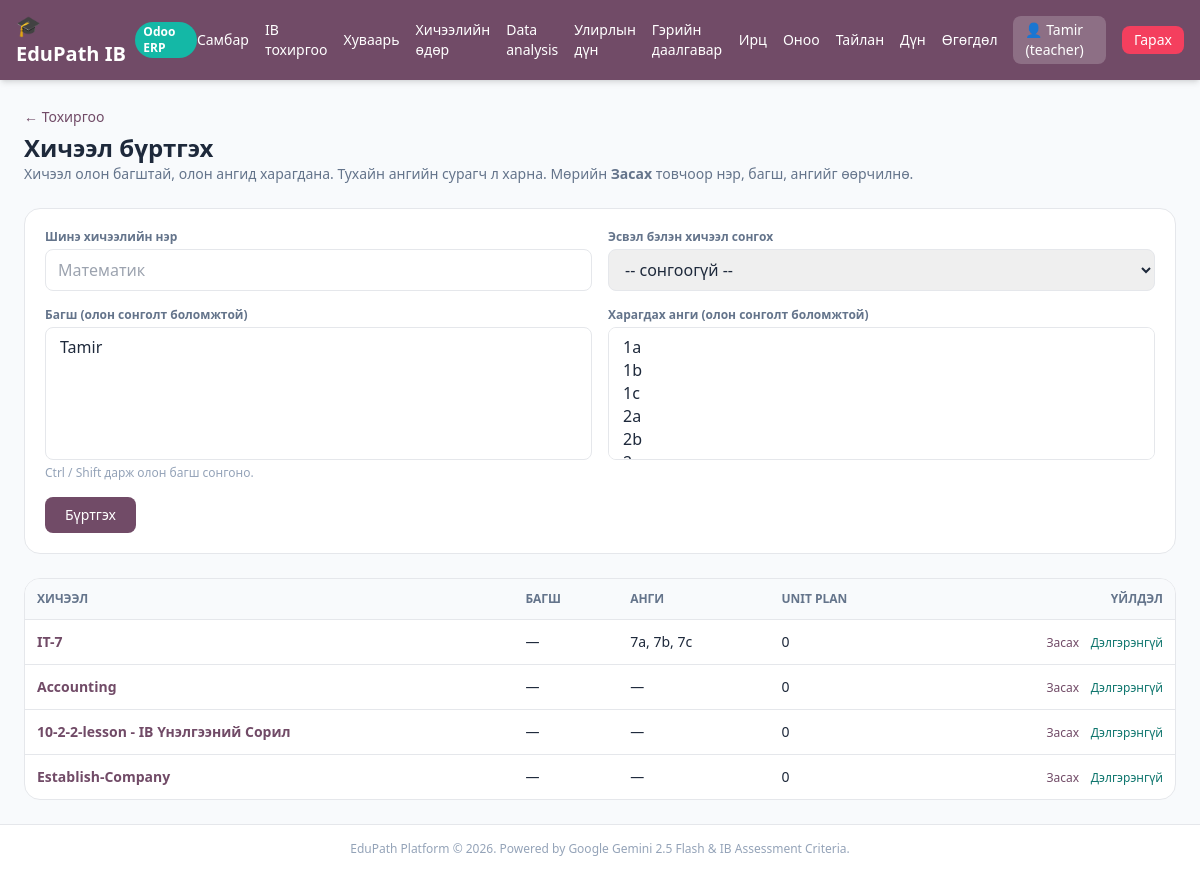
Screenshot of /teacher/setup/lessons (signed in) with the database file from the repository.
### tables this page shows
CREATE TABLE users (
        id INTEGER PRIMARY KEY AUTOINCREMENT,
        username TEXT UNIQUE,
        password TEXT,
        role TEXT,
        gemini_api_key TEXT
    , deepseek_api_key TEXT, grade TEXT, name TEXT, surname TEXT, student_code TEXT, email TEXT, gender TEXT, phone TEXT, instagram TEXT, photo_path TEXT);

CREATE TABLE lessons (
        id INTEGER PRIMARY KEY AUTOINCREMENT,
        title TEXT,
        filename TEXT,
        teacher_id INTEGER
    );

### app.py (the view)
@app.get("/teacher/setup/lessons", response_class=HTMLResponse)
def teacher_lessons_page(request: Request, user: dict = Depends(get_current_user),
                         db: sqlite3.Connection = Depends(get_db)):
    if not user or user["role"] != "teacher":
        return RedirectResponse("/login")
    rows = []
    for lesson in db.execute("SELECT * FROM lessons ORDER BY id DESC").fetchall():
        item = dict(lesson)
        item["teachers"] = [dict(r) for r in db.execute(
            """SELECT u.id, u.name, u.username FROM lesson_teachers lt
               JOIN users u ON u.id = lt.teacher_id WHERE lt.lesson_id = ? ORDER BY u.id""",
            (lesson["id"],),
        ).fetchall()]
        item["grades"] = [r[0] for r in db.execute(
            """SELECT g.name FROM lesson_grades lg JOIN grades g ON g.id = lg.grade_id
               WHERE lg.lesson_id = ? ORDER BY g.level, g.section""",
            (lesson["id"],),
        ).fetchall()]
        item["grade_ids"] = [r[0] for r in db.execute(
            "SELECT grade_id FROM lesson_grades WHERE lesson_id = ?", (lesson["id"],)
        ).fetchall()]
        item["teacher_ids"] = [r[0] for r in db.execute(
            "SELECT teacher_id FROM lesson_teachers WHERE lesson_id = ?", (lesson["id"],)
        ).fetchall()]
        item["unit_plans"] = db.execute(
            "SELECT COUNT(*) FROM ib_unit_plans WHERE lesson_id = ?", (lesson["id"],)
        ).fetchone()[0]
        rows.append(item)
    return templates.TemplateResponse(
        request=request, name="teacher_lessons.html",
        context={
            "user": user, "lessons": rows,
            "teachers": [dict(r) for r in db.execute(
                "SELECT id, name, username FROM users WHERE role = 'teacher' ORDER BY id"
            ).fetchall()],
            "grades": _all_grades(db),
        },
    )

### templates/teacher_lessons.html (shortened to what this page needs)
{% extends "base.html" %}
{% block content %}
<div class="space-y-6">
  <div>
    <a href="/teacher/setup" class="text-sm text-[#714B67] hover:underline">&larr; Тохиргоо</a>
    <h1 class="text-2xl font-black mt-1">Хичээл бүртгэх</h1>
    <p class="text-sm text-slate-500">Хичээл олон багштай, олон ангид харагдана. Тухайн ангийн сурагч л харна. Мөрийн <b>Засах</b> товчоор нэр, багш, ангийг өөрчилнө.</p>
  </div>
  <form method="POST" action="/teacher/setup/lessons" class="bg-white p-5 rounded-2xl border space-y-4">
    <div class="grid md:grid-cols-2 gap-4">
      <div>
        <label class="block text-xs font-semibold text-slate-500 mb-1">Шинэ хичээлийн нэр</label>
        <input name="title" placeholder="Математик" class="w-full px-3 py-2 border rounded-lg">
      </div>
      <div>
        <label class="block text-xs font-semibold text-slate-500 mb-1">Эсвэл бэлэн хичээл сонгох</label>
        <select name="lesson_id" class="w-full px-3 py-2 border rounded-lg">
          <option value="0">-- сонгоогүй --</option>
        </select>
      </div>
    </div>
    <div class="grid md:grid-cols-2 gap-4">
      <div>
        <label class="block text-xs font-semibold text-slate-500 mb-1">Багш (олон сонголт боломжтой)</label>
        <select name="teacher_ids" multiple size="5" class="w-full px-3 py-2 border rounded-lg">
          {% for t in teachers %}<option value="{{ t.id }}">{{ t.name or t.username }}</option>{% endfor %}
        </select>
        <p class="text-xs text-slate-400 mt-1">Ctrl / Shift дарж олон багш сонгоно.</p>
      </div>
      <div>
        <label class="block text-xs font-semibold text-slate-500 mb-1">Харагдах анги (олон сонголт боломжтой)</label>
        <select name="grade_ids" multiple size="5" class="w-full px-3 py-2 border rounded-lg">
          {% for g in grades %}<option value="{{ g.id }}">{{ g.name }}</option>{% endfor %}
        </select>
      </div>
    </div>
    <button class="bg-[#714B67] text-white px-5 py-2 rounded-lg text-sm">Бүртгэх</button>
  </form>
  <div class="bg-white rounded-2xl border overflow-x-auto">
    <table class="w-full text-sm">
      <thead class="bg-slate-50 text-slate-500 text-xs uppercase">
        <tr><th class="p-3 text-left">Хичээл</th><th class="p-3 text-left">Багш</th><th class="p-3 text-left">Анги</th><th class="p-3 text-left">Unit plan</th><th class="p-3 text-right">Үйлдэл</th></tr>
      </thead>
      <tbody>
        {% for l in lessons %}
        <tr class="border-t">
          <td class="p-3 font-bold">
            <a href="/teacher/setup/lessons/{{ l.id }}" class="inline-view-only text-[#714B67] hover:underline">{{ l.title }}</a>
          </td>
          <td class="p-3">
            <span class="inline-view-only">{{ l.teachers | map(attribute='name') | select('string') | join(', ') or '—' }}</span>
          </td>
          <td class="p-3">
            <span class="inline-view-only">{{ l.grades | join(', ') or '—' }}</span>
          </td>
          <td class="p-3">{{ l.unit_plans }}</td>
          <td class="p-3 text-right whitespace-nowrap">
            <span class="inline-view-only">
              <button type="button" onclick="editRow(this)" class="text-[#714B67] hover:underline text-xs">Засах</button>
              <a href="/teacher/setup/lessons/{{ l.id }}" class="text-xs text-teal-700 hover:underline ml-2">Дэлгэрэнгүй</a>
            </span>
          </td>
        </tr>
        {% endfor %}
      </tbody>
    </table>
  </div>
</div>
{% endblock %}

### templates/base.html (shortened to what this page needs)
<!DOCTYPE html>
<html lang="mn">
<head>
  <script src="https://cdn.tailwindcss.com"></script>
</head>
<body class="bg-slate-50 text-slate-800 min-h-screen flex flex-col">
  <nav class="bg-[#714B67] text-white shadow-md">
    <div class="max-w-7xl mx-auto px-4 py-3 flex justify-between items-center">
      <a href="/" class="flex items-center space-x-2 font-bold text-xl">
        <span>🎓 EduPath IB</span>
        <span class="text-xs bg-teal-500 text-white px-2 py-0.5 rounded-full">Odoo ERP</span>
      </a>
      <div class="flex items-center space-x-4 text-sm">
        {% if user %}
          {% if user.role == 'teacher' %}
            <a href="/teacher" class="hover:underline">Самбар</a>
            <a href="/teacher/setup" class="hover:underline">IB тохиргоо</a>
            <a href="/teacher/timetable" class="hover:underline">Хуваарь</a>
            <a href="/teacher/sessions" class="hover:underline">Хичээлийн өдөр</a>
            <a href="/teacher/data-analysis" class="hover:underline">Data analysis</a>
            <a href="/teacher/term-grades" class="hover:underline">Улирлын дүн</a>
            <a href="/teacher/homework" class="hover:underline">Гэрийн даалгавар</a>
            <a href="/teacher/attendance" class="hover:underline">Ирц</a>
            <a href="/teacher/scoring" class="hover:underline">Оноо</a>
            <a href="/teacher/reports" class="hover:underline">Тайлан</a>
            <a href="/scores" class="hover:underline">Дүн</a>
            <a href="/teacher/data-transfer" class="hover:underline">Өгөгдөл</a>
          {% else %}
            <a href="/student" class="hover:underline">Самбар</a>
            <a href="/student/data-analysis" class="hover:underline">Data analysis</a>
            <a href="/student/term-grades" class="hover:underline">Улирлын дүн</a>
            <a href="/student/report" class="hover:underline">Миний тайлан</a>
          {% endif %}
          <span class="bg-white/20 px-3 py-1 rounded-lg">👤 {{ user.name or user.username }} ({{ user.role }})</span>
          <a href="/logout" class="bg-rose-500 hover:bg-rose-600 px-3 py-1 rounded-lg transition">Гарах</a>
        {% endif %}
      </div>
    </div>
  </nav>
  <main class="flex-1 max-w-7xl w-full mx-auto p-6">
    {% block content %}{% endblock %}
  </main>
  <footer class="text-center py-4 text-xs text-slate-400 border-t bg-white">
    EduPath Platform &copy; 2026. Powered by Google Gemini 2.5 Flash & IB Assessment Criteria.
  </footer>
</body>
</html>

### rows the page displays
users: username "Tamir", role "teacher", {{ t.id }} 1 (drawn)
lessons: title "IT-7", teachers|map "—", grades "7a, 7b, 7c", unit_plans "0"
lessons: title "Accounting", teachers|map "—", grades "—", unit_plans "0"
lessons: title "10-2-2-lesson - IB Үнэлгээний Сорил", teachers|map "—", grades "—", unit_plans "0"
lessons: title "Establish-Company", teachers|map "—", grades "—", unit_plans "0"
